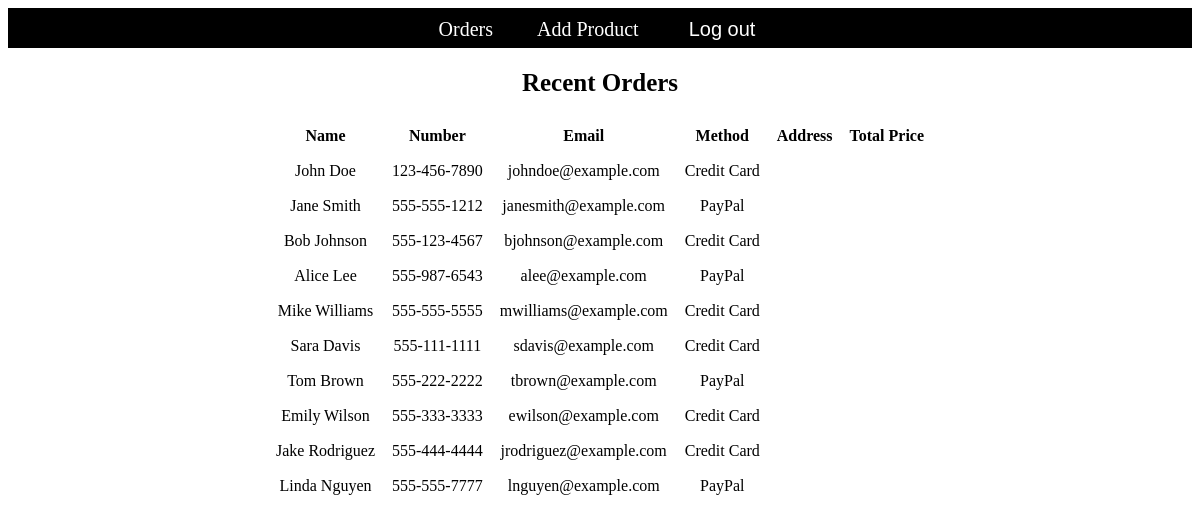
Page /showOrder.php on the committed database.
### tables this page shows
CREATE TABLE `orders` (
  `id` int(11) NOT NULL,
  `user_id` int(11) DEFAULT NULL,
  `name` varchar(100) DEFAULT NULL,
  `number` varchar(20) DEFAULT NULL,
  `email` varchar(100) DEFAULT NULL,
  `method` varchar(50) DEFAULT NULL,
  `product_id` int(11) DEFAULT NULL,
  `price` decimal(10,2) DEFAULT NULL,
  `qty` int(11) DEFAULT NULL,
  `date` date DEFAULT NULL,
  `status` varchar(20) DEFAULT NULL
);

### showOrder.php (the view, shortened to what this page needs)
<?php
include 'config.php';
$statement="select * from orders";
$result=mysqli_query($conn, $statement);
?>
<!DOCTYPE html>
<html lang="en">
<head>
    <link rel="stylesheet" href="css/showorderstyle.css">
    <link rel="stylesheet" href="css/headerstyle.css">
</head>
<body>
<?php
    include 'adminnavbar.php';
?>
<?php
echo "<h2>Recent Orders</h2>";
echo "<table>";
echo "<tr>
    <th>Name</th>
    <th>Number</th>
    <th>Email</th>
    <th>Method</th>
    <th>Address</th>
    <th>Total Price</th>
</tr>";
while ($row = mysqli_fetch_assoc($result)) {
    echo "<tr>";
    echo "<td>" . $row['name'] . "</td>";
    echo "<td>" . $row['number'] . "</td>";
    echo "<td>" . $row['email'] . "</td>";
    echo "<td>" . $row['method'] . "</td>";
    echo "<td>" . $row['address'] . "</td>";
    echo "<td>" . $row['total_price'] . "</td>";
    echo "</tr>";
}
echo "</table>";
 ?>
</body>
</html>

### adminnavbar.php (shortened to what this page needs)
<!DOCTYPE html>
<html lang="en">
<head>
    <link rel="stylesheet" href="headerstyle.css">
</head>
<body>
    <nav>
        <ul>
          <li><a href="showOrder.php">Orders</a></li>
          <li><a href="addProduct.php">Add Product</a></li>
          <li><form method="post">
      <input type="submit" name="logout" value="Log out">
</form></li>
        </ul>
      </nav>
</body>
</html>

### css/showorderstyle.css (style rules this page uses)
table { border-collapse: collapse; margin: 0 auto; text-align: center; }
h2 { font-size: 25px; text-align: center; }
td, th { border: 1px solid white; padding: 8px; }

### css/headerstyle.css (style rules this page uses)
nav { text-align: center; background-color: black; height: 40px; }
nav ul { list-style: none; display: inline-block; margin: 0; padding: 0; }
nav ul li { display: inline-block; margin: 0 10px; }
nav ul li a { display: inline-block; padding: 10px; text-decoration: none; color: #fff; font-size: 20px; }
nav ul form input[type=submit] { background-color: black; border: none; color: white; padding: 10; text-decoration: none; margin: 0 10px; cursor: pointer; font-size: 20px; }

### rows in the picture
orders: name "John Doe", number "123-456-7890", email "johndoe@example.com", method "Credit Card"
orders: name "Jane Smith", number "555-555-1212", email "janesmith@example.com", method "PayPal"
orders: name "Bob Johnson", number "555-123-4567", email "bjohnson@example.com", method "Credit Card"
orders: name "Alice Lee", number "555-987-6543", email "alee@example.com", method "PayPal"
orders: name "Mike Williams", number "555-555-5555", email "mwilliams@example.com", method "Credit Card"
orders: name "Sara Davis", number "555-111-1111", email "sdavis@example.com", method "Credit Card"
orders: name "Tom Brown", number "555-222-2222", email "tbrown@example.com", method "PayPal"
orders: name "Emily Wilson", number "555-333-3333", email "ewilson@example.com", method "Credit Card"
orders: name "Jake Rodriguez", number "555-444-4444", email "jrodriguez@example.com", method "Credit Card"
orders: name "Linda Nguyen", number "555-555-7777", email "lnguyen@example.com", method "PayPal"
